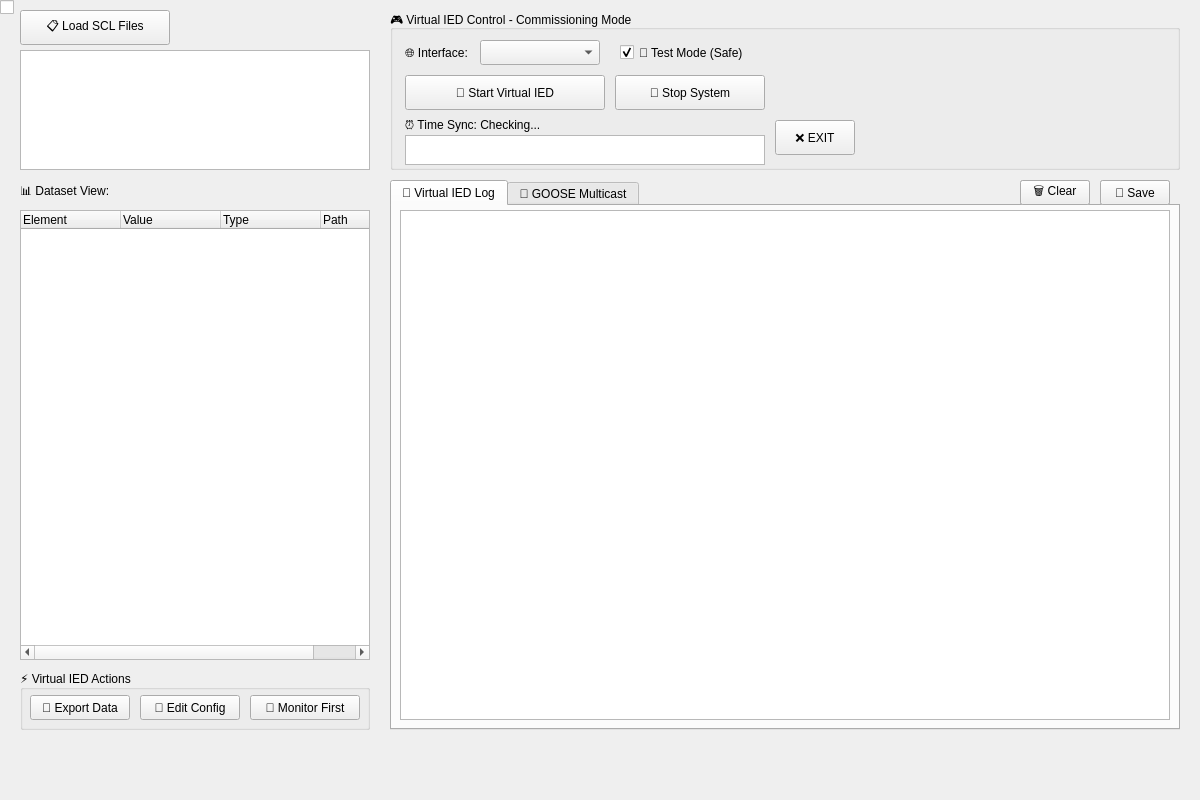
<?xml version="1.0" encoding="UTF-8"?>
<ui version="4.0">
 <class>VirtualIEDWidget</class>
 <widget class="QWidget" name="VirtualIEDWidget">
  <property name="geometry">
   <rect>
    <x>0</x>
    <y>0</y>
    <width>1200</width>
    <height>800</height>
   </rect>
  </property>
  <property name="windowTitle">
   <string>Virtual IED System - GOOSE Publisher for Commissioning</string>
  </property>
  
  <!-- SCL File Section -->
  <widget class="QListWidget" name="fileslist_show">
   <property name="geometry">
    <rect>
     <x>20</x>
     <y>50</y>
     <width>350</width>
     <height>120</height>
    </rect>
   </property>
  </widget>
  
  <widget class="QPushButton" name="fileslist_button">
   <property name="geometry">
    <rect>
     <x>20</x>
     <y>10</y>
     <width>150</width>
     <height>35</height>
    </rect>
   </property>
   <property name="text">
    <string>📋 Load SCL Files</string>
   </property>
  </widget>
  
  <!-- IED Tree View -->
  <widget class="QTreeWidget" name="ied_tree">
   <property name="geometry">
    <rect>
     <x>20</x>
     <y>210</y>
     <width>350</width>
     <height>450</height>
    </rect>
   </property>
   <column>
    <property name="text">
     <string>Element</string>
    </property>
   </column>
   <column>
    <property name="text">
     <string>Value</string>
    </property>
   </column>
   <column>
    <property name="text">
     <string>Type</string>
    </property>
   </column>
   <column>
    <property name="text">
     <string>Path</string>
    </property>
   </column>
  </widget>
  
  <widget class="QLabel" name="view_mode_label">
   <property name="geometry">
    <rect>
     <x>20</x>
     <y>180</y>
     <width>100</width>
     <height>25</height>
    </rect>
   </property>
   <property name="text">
    <string>📊 Dataset View:</string>
   </property>
  </widget>
  
  <!-- Quick Actions -->
  <widget class="QGroupBox" name="quick_actions_group">
   <property name="geometry">
    <rect>
     <x>20</x>
     <y>670</y>
     <width>350</width>
     <height>60</height>
    </rect>
   </property>
   <property name="title">
    <string>⚡ Virtual IED Actions</string>
   </property>
  </widget>
  
  <widget class="QPushButton" name="export_data_btn">
   <property name="geometry">
    <rect>
     <x>30</x>
     <y>695</y>
     <width>100</width>
     <height>25</height>
    </rect>
   </property>
   <property name="text">
    <string>💾 Export Data</string>
   </property>
  </widget>
  
  <widget class="QPushButton" name="edit_addr_btn">
   <property name="geometry">
    <rect>
     <x>140</x>
     <y>695</y>
     <width>100</width>
     <height>25</height>
    </rect>
   </property>
   <property name="text">
    <string>🔧 Edit Config</string>
   </property>
  </widget>
  
  <widget class="QPushButton" name="monitor_goose_btn">
   <property name="geometry">
    <rect>
     <x>250</x>
     <y>695</y>
     <width>110</width>
     <height>25</height>
    </rect>
   </property>
   <property name="text">
    <string>📡 Monitor First</string>
   </property>
  </widget>
  
  <!-- Control Section -->
  <widget class="QGroupBox" name="control_group">
   <property name="geometry">
    <rect>
     <x>390</x>
     <y>10</y>
     <width>790</width>
     <height>160</height>
    </rect>
   </property>
   <property name="title">
    <string>🎮 Virtual IED Control - Commissioning Mode</string>
   </property>
  </widget>
  
  <widget class="QLabel" name="interface_label">
   <property name="geometry">
    <rect>
     <x>405</x>
     <y>40</y>
     <width>70</width>
     <height>25</height>
    </rect>
   </property>
   <property name="text">
    <string>🌐 Interface:</string>
   </property>
  </widget>
  
  <widget class="QComboBox" name="network_interface_combo">
   <property name="geometry">
    <rect>
     <x>480</x>
     <y>40</y>
     <width>120</width>
     <height>25</height>
    </rect>
   </property>
  </widget>
  
  <widget class="QCheckBox" name="test_mode_checkbox">
   <property name="geometry">
    <rect>
     <x>620</x>
     <y>40</y>
     <width>150</width>
     <height>25</height>
    </rect>
   </property>
   <property name="text">
    <string>🧪 Test Mode (Safe)</string>
   </property>
   <property name="checked">
    <bool>true</bool>
   </property>
  </widget>
  
  <widget class="QPushButton" name="start_system_btn">
   <property name="geometry">
    <rect>
     <x>405</x>
     <y>75</y>
     <width>200</width>
     <height>35</height>
    </rect>
   </property>
   <property name="text">
    <string>🚀 Start Virtual IED</string>
   </property>
  </widget>
  
  <widget class="QPushButton" name="stop_system_btn">
   <property name="geometry">
    <rect>
     <x>615</x>
     <y>75</y>
     <width>150</width>
     <height>35</height>
    </rect>
   </property>
   <property name="text">
    <string>🛑 Stop System</string>
   </property>
  </widget>
  
  <widget class="QLabel" name="time_sync_status">
   <property name="geometry">
    <rect>
     <x>405</x>
     <y>115</y>
     <width>360</width>
     <height>20</height>
    </rect>
   </property>
   <property name="text">
    <string>⏰ Time Sync: Checking...</string>
   </property>
  </widget>
  
  <widget class="QPlainTextEdit" name="system_status_text">
   <property name="geometry">
    <rect>
     <x>405</x>
     <y>135</y>
     <width>360</width>
     <height>30</height>
    </rect>
   </property>
  </widget>
  
  <widget class="QPushButton" name="back_button">
   <property name="geometry">
    <rect>
     <x>775</x>
     <y>120</y>
     <width>80</width>
     <height>35</height>
    </rect>
   </property>
   <property name="text">
    <string>❌ EXIT</string>
   </property>
  </widget>
  
  <!-- Log Section -->
  <widget class="QTabWidget" name="logs_tab_widget">
   <property name="geometry">
    <rect>
     <x>390</x>
     <y>180</y>
     <width>790</width>
     <height>550</height>
    </rect>
   </property>
   <property name="currentIndex">
    <number>0</number>
   </property>
   <widget class="QWidget" name="virtual_log_tab">
    <attribute name="title">
     <string>🤖 Virtual IED Log</string>
    </attribute>
   </widget>
   <widget class="QWidget" name="goose_log_tab">
    <attribute name="title">
     <string>📡 GOOSE Multicast</string>
    </attribute>
   </widget>
  </widget>
  
  <widget class="QPlainTextEdit" name="pub_log">
   <property name="geometry">
    <rect>
     <x>400</x>
     <y>210</y>
     <width>770</width>
     <height>510</height>
    </rect>
   </property>
  </widget>
  
  <widget class="QPlainTextEdit" name="sub_log">
   <property name="geometry">
    <rect>
     <x>400</x>
     <y>210</y>
     <width>770</width>
     <height>510</height>
    </rect>
   </property>
   <property name="visible">
    <bool>false</bool>
   </property>
  </widget>
  
  <widget class="QPushButton" name="clear_mms_log_btn">
   <property name="geometry">
    <rect>
     <x>1020</x>
     <y>180</y>
     <width>70</width>
     <height>25</height>
    </rect>
   </property>
   <property name="text">
    <string>🗑️ Clear</string>
   </property>
  </widget>
  
  <widget class="QPushButton" name="save_mms_log_btn">
   <property name="geometry">
    <rect>
     <x>1100</x>
     <y>180</y>
     <width>70</width>
     <height>25</height>
    </rect>
   </property>
   <property name="text">
    <string>💾 Save</string>
   </property>
  </widget>
  
  <widget class="QPushButton" name="clear_goose_log_btn">
   <property name="geometry">
    <rect>
     <x>1020</x>
     <y>180</y>
     <width>70</width>
     <height>25</height>
    </rect>
   </property>
   <property name="visible">
    <bool>false</bool>
   </property>
   <property name="text">
    <string>🗑️ Clear</string>
   </property>
  </widget>
  
  <widget class="QPushButton" name="save_goose_log_btn">
   <property name="geometry">
    <rect>
     <x>1100</x>
     <y>180</y>
     <width>70</width>
     <height>25</height>
    </rect>
   </property>
   <property name="visible">
    <bool>false</bool>
   </property>
   <property name="text">
    <string>💾 Save</string>
   </property>
  </widget>
  
  <!-- Not needed widgets removed - keeping as hidden for compatibility -->
  <widget class="QCheckBox" name="external_goose_checkbox">
   <property name="visible">
    <bool>false</bool>
   </property>
  </widget>
 </widget>
 <resources/>
 <connections/>
</ui>
